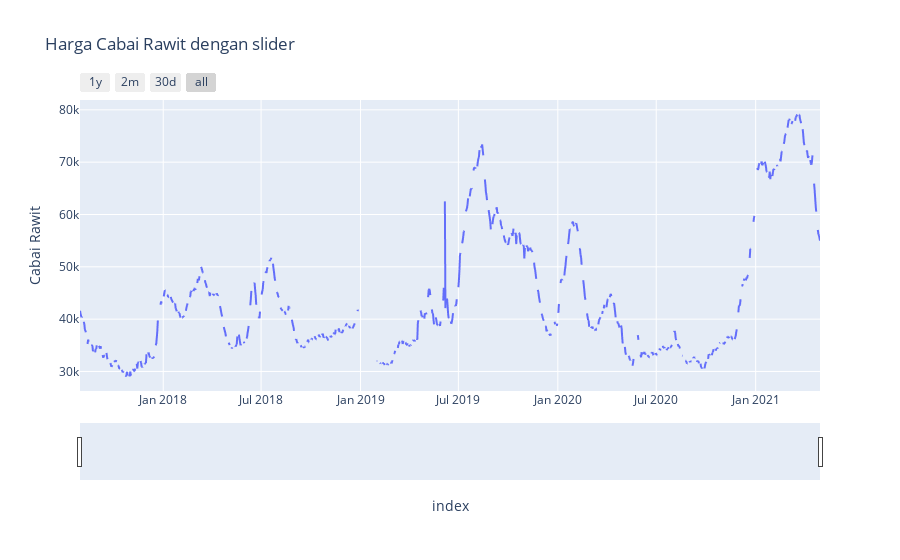

The notebook cell saved with this chart:
### Markdown cell above
## Cabai Rawit

### Code cell
fig = px.line(data, x = data.index, y = 'Cabai Rawit', title = 'Harga Cabai Rawit dengan slider')
fig.update_xaxes(rangeslider_visible=True,
                rangeselector=dict(
                    buttons=list([
                        dict(count=1, label='1y', step = 'year', stepmode='todate'),
                        dict(count=6, label='2m', step = 'month', stepmode='backward'),
                        dict(count=30, label='30d', step = 'day', stepmode='backward'),
                        dict(step='all')
                ])))
fig.show()

### Figure 1 — Plotly figure (JSON) as saved in the notebook; plotly's stock layout.template omitted (floating-point values rounded to 4 significant figures; data arrays with more than 128 entries replaced by an {"elided": "..."} marker saying what was removed)
{"data": [{"hovertemplate": "index=%{x}<br>Cabai Rawit=%{y}<extra></extra>", "legendgroup": "", "line": {"color": "#636efa", "dash": "solid"}, "mode": "lines", "name": "", "showlegend": false, "type": "scattergl", "x": {"elided": "1370 str values"}, "xaxis": "x", "y": {"elided": "1370 int values"}, "yaxis": "y"}], "layout": {"legend": {"tracegroupgap": 0}, "title": {"text": "Harga Cabai Rawit dengan slider"}, "xaxis": {"anchor": "y", "domain": [0, 1], "rangeselector": {"buttons": [{"count": 1, "label": "1y", "step": "year", "stepmode": "todate"}, {"count": 6, "label": "2m", "step": "month", "stepmode": "backward"}, {"count": 30, "label": "30d", "step": "day", "stepmode": "backward"}, {"step": "all"}]}, "rangeslider": {"visible": true}, "title": {"text": "index"}}, "yaxis": {"anchor": "x", "domain": [0, 1], "title": {"text": "Cabai Rawit"}}}}
